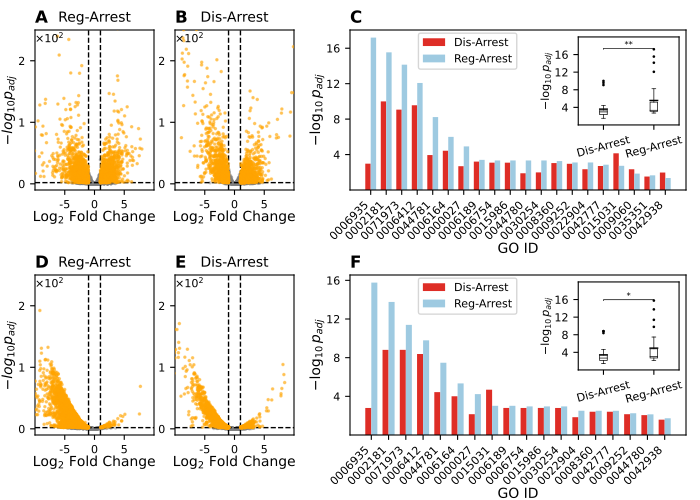

Here is the Python script that generated this plot:
import matplotlib.pyplot as plt
import os, sys
import matplotlib as mpl
_HERE    = os.path.dirname(os.path.abspath(__file__))
_REPO    = os.path.dirname(os.path.dirname(_HERE))
sys.path.insert(0, os.path.join(_REPO, 'scripts', 'figures'))
from figure_functions import PanelFigure
import numpy as np
import pandas as pd
import os
from scipy import stats
from mpl_toolkits.axes_grid1.inset_locator import inset_axes

def panel_A(ax):
    # Load the DEG results
    file_name = 'deseq2_results_regulated.csv'
    path = os.path.join(root_dir, 'results', 'deseq_results', 'from counts', file_name)
    deg_results = pd.read_csv(path, index_col=0)
    # Add a new column for -log10(padj)
    deg_results['-log10(padj)'] = -np.log10(deg_results['padj'].replace(0, 1e-300))  # Avoid log(0)
    # plot the volcano plot
    # values for cutoffs
    p_cutoff = 0.01
    lfc_cutoff = 1
    # Separate the points above the cutoffs
    not_significant = np.logical_or(deg_results['padj'] > p_cutoff, deg_results['log2FoldChange'].abs() < lfc_cutoff)
    gray = deg_results[not_significant]
    highlight = deg_results[~not_significant]
    # Plot gray points (background)
    ax.scatter(gray['log2FoldChange'], gray['-log10(padj)'],
               color='gray', alpha=0.3, s=marker_size)

    # Plot orange (highlighted) points
    ax.scatter(highlight['log2FoldChange'], highlight['-log10(padj)'],
               color='orange', edgecolor='orange', alpha=0.5, s=marker_size, zorder=3)
    ax.set_title('Reg-Arrest', fontsize=fsize)
    # plot second GO term:

    # Add cutoff lines
    ax.axhline(y=-np.log10(p_cutoff), linestyle='--', color='black', label='P-value cutoff', lw=1)
    ax.axvline(x=lfc_cutoff, linestyle='--', color='black', label='Log2FC cutoff', lw=1)
    ax.axvline(x=-lfc_cutoff, linestyle='--', color='black', lw=1)
    ax.set_xticks([-5, 0, 5])
    ax.set_xticklabels([-5, 0, 5], fontsize=fsize-2)
    ax.set_yticks([0, 100, 200])
    ax.set_yticklabels([0, 1, 2], fontsize=fsize-2)
    ax.set_xlabel(r'Log$_2$ Fold Change', fontsize=fsize, labelpad=0)
    ax.set_xlim([-10, 10])
    ax.set_ylim([-10, 250])
    ax.set_ylabel(r'$-log_{10}{p_{adj}}$', fontsize=fsize, labelpad=0)
    ax.text(-10,245, r'$\times10^2$', fontsize=fsize-2, color='black', ha='left', va='top')

def panel_B(ax):
    # Load the DEG results
    file_name = 'deseq2_results_disrupted.csv'
    path = os.path.join(root_dir, 'results', 'deseq_results', 'from counts', file_name)
    deg_results = pd.read_csv(path, index_col=0)
    # Add a new column for -log10(padj)
    deg_results['-log10(padj)'] = -np.log10(deg_results['padj'].replace(0, 1e-300))  # Avoid log(0)
    # plot the volcano plot
    # values for cutoffs
    p_cutoff = 0.01
    lfc_cutoff = 1
    # Separate the points above the cutoffs
    not_significant = np.logical_or(deg_results['padj'] > p_cutoff, deg_results['log2FoldChange'].abs() < lfc_cutoff)
    gray = deg_results[not_significant]
    highlight = deg_results[~not_significant]
    # Plot gray points (background)
    ax.scatter(gray['log2FoldChange'], gray['-log10(padj)'],
               color='gray', alpha=0.3, s=marker_size)

    # Plot orange (highlighted) points
    ax.scatter(highlight['log2FoldChange'], highlight['-log10(padj)'],
               color='orange', edgecolor='orange', alpha=0.5, s=marker_size, zorder=3)
    ax.set_title('Dis-Arrest', fontsize=fsize)
    # plot second GO term:

    # Add cutoff lines
    ax.axhline(y=-np.log10(p_cutoff), linestyle='--', color='black', label='P-value cutoff', lw=1)
    ax.axvline(x=lfc_cutoff, linestyle='--', color='black', label='Log2FC cutoff', lw=1)
    ax.axvline(x=-lfc_cutoff, linestyle='--', color='black', lw=1)
    ax.set_xticks([-5, 0, 5])
    ax.set_xticklabels([-5, 0, 5], fontsize=fsize-2)
    ax.set_yticks([0, 100, 200])
    ax.set_yticklabels([0, 1, 2], fontsize=fsize-2)
    ax.set_xlabel(r'Log$_2$ Fold Change', fontsize=fsize, labelpad=0)
    ax.set_xlim([-10, 10])
    ax.set_ylim([-10, 250])
#    ax.set_ylabel(r'$-log_{10}{p_{adj}}$', fontsize=fsize, labelpad=0)
    ax.text(-10,245, r'$\times10^2$', fontsize=fsize-2, color='black', ha='left', va='top')

def panel_C(ax):
    # compare p-values of GO terms
    # Load the GO enrichment results
    file_name = 'GOATOOLS_GO_enrichment_results_disrupted_down.csv'
    path = os.path.join(root_dir, 'results', 'GO_results', 'from_counts', file_name)
    go_results = pd.read_csv(path)
    # load the second condition
    file_name = 'GOATOOLS_GO_enrichment_results_regulated_down.csv'
    path = os.path.join(root_dir, 'results', 'GO_results', 'from_counts', file_name)
    go_results2 = pd.read_csv(path)
    # filter go terms that appear in both conditions
    common_go_terms = set(go_results['GO_ID']).intersection(set(go_results2['GO_ID']))
    # get the p-values of the common go terms
    go_dict = {}
    for go_term in common_go_terms:
        p_value1 = go_results[go_results['GO_ID'] == go_term]['FDR'].values[0]
        p_value2 = go_results2[go_results2['GO_ID'] == go_term]['FDR'].values[0]
        go_dict[go_term] = [p_value1, p_value2]

    # create a dataframe
    df = pd.DataFrame(go_dict).T
    df.columns = ['SHX', 'Casp']
    df = df.sort_values('Casp', ascending=True)
    # plot bar plot of -log10(p-values) for each GO term
    # Define bar width
    bar_width = 0.35

    # Create bar positions for each group
    x = np.arange(len(df.index))  # the label locations
    shx_values = -np.log10(df['SHX'])
    casp_values = -np.log10(df['Casp'])

    # Plot each bar next to each other
    ax.bar(x - bar_width / 2, shx_values, width=bar_width, label='Dis-Arrest', color='#de2d26')
    ax.bar(x + bar_width / 2, casp_values, width=bar_width, label='Reg-Arrest', color='#9ecae1')

    # Set title and labels
    ax.set_ylabel('$-\log_{10}{p_{adj}}$', fontsize=fsize, labelpad=0)
    ax.set_xlabel('GO ID', fontsize=fsize, labelpad=0)
    ax.set_yticks([4, 8, 12, 16])
    ax.set_xticks(x)  # Set x-ticks to be at the center of each pair
    labels = [val[3:] for val in df.index]
    ax.set_xticklabels(labels, fontsize=fsize - 2, rotation=45, ha='right')  # Set x-tick labels to match the DataFrame index
    # Add legend
    ax.legend(fontsize=fsize-2, loc='upper center', bbox_to_anchor=(0.35, 1.015), ncol=1)
    ax.set_yticklabels([4, 8, 12, 16], fontsize=fsize-2)
    # add inset
    # get samples
    sample1 = np.flip(np.sort(-np.log10(go_results['FDR']).values))
    sample2 = np.flip(np.sort(-np.log10(go_results2['FDR']).values))
    n = np.minimum(len(sample1), len(sample2))
    sample1 = sample1[:n]
    sample2 = sample2[:n]
    # plot boxplots
    inset_ax = inset_axes(ax, width="30%", height="55%", loc='upper right')
    c = "k"
    box = inset_ax.boxplot([sample1, sample2], meanline=True, showmeans=True, patch_artist=True,
                     boxprops=dict(facecolor="None", color=c), whiskerprops=dict(color=c), capprops=dict(color=c),
                     flierprops=dict(markeredgecolor=c, markersize=1), medianprops=dict(color=c))

    for element in ['boxes', 'whiskers', 'caps', 'medians']:
        for item in box[element]:
            item.set_linewidth(0.5)

    for mean_line in box['means']:
        mean_line.set_linewidth(1)
        mean_line.set_color(c)
        mean_line.set_linestyle('solid')

    inset_ax.set_xticklabels(['Dis-Arrest', 'Reg-Arrest'], fontsize=fsize - 2, rotation=15, ha='center')
    inset_ax.set_ylabel('$-\log_{10}{p_{adj}}$', fontsize=fsize - 2, labelpad=0)
    inset_ax.set_yticks([4, 8, 12, 16], )
    inset_ax.set_yticklabels([4, 8, 12, 16], fontsize=fsize - 2)
    # add u-test results
    u_stat, u_p = stats.mannwhitneyu(sample1, sample2)

    # Define the level of significance
    def get_asterisks(p_value):
        if p_value < 0.001:
            return '***'
        elif p_value < 0.01:
            return '**'
        elif p_value < 0.05:
            return '*'
        else:
            return 'ns'  # Not significant

    asterisks = get_asterisks(u_p)
    # Add significance annotation
    x1, x2 = 1, 2  # x-coordinates of the box plots
    y, h = max(max(sample1), max(sample2)) , 0.2  # y-position and height of the annotation
    inset_ax.plot([x1, x1, x2, x2], [y, y + h, y + h, y], lw=.5, color='black')
    inset_ax.text((x1 + x2) * 0.5, y + h / 2, asterisks, ha='center', va='bottom', color='black', fontsize=fsize-4)
    inset_ax.set_ylim(0, 20)


def panel_F(ax):
    # compare p-values of GO terms
    # Load the GO enrichment results
    file_name = 'GOATOOLS_GO_enrichment_results_disrupted_down.csv'
    path = os.path.join(root_dir, 'results', 'GO_results', 'ercc_norm', file_name)
    go_results = pd.read_csv(path)
    # load the second condition
    file_name = 'GOATOOLS_GO_enrichment_results_regulated_down.csv'
    path = os.path.join(root_dir, 'results', 'GO_results', 'ercc_norm', file_name)
    go_results2 = pd.read_csv(path)
    # filter go terms that appear in both conditions
    common_go_terms = set(go_results['GO_ID']).intersection(set(go_results2['GO_ID']))
    # get the p-values of the common go terms
    go_dict = {}
    for go_term in common_go_terms:
        p_value1 = go_results[go_results['GO_ID'] == go_term]['FDR'].values[0]
        p_value2 = go_results2[go_results2['GO_ID'] == go_term]['FDR'].values[0]
        go_dict[go_term] = [p_value1, p_value2]

    # create a dataframe
    df = pd.DataFrame(go_dict).T
    df.columns = ['SHX', 'Casp']
    df = df.sort_values('Casp', ascending=True)
    # plot bar plot of -log10(p-values) for each GO term
    # Define bar width
    bar_width = 0.35

    # Create bar positions for each group
    x = np.arange(len(df.index))  # the label locations
    shx_values = -np.log10(df['SHX'])
    casp_values = -np.log10(df['Casp'])

    # Plot each bar next to each other
    ax.bar(x - bar_width / 2, shx_values, width=bar_width, label='Dis-Arrest', color='#de2d26')
    ax.bar(x + bar_width / 2, casp_values, width=bar_width, label='Reg-Arrest', color='#9ecae1')

    # Set title and labels
    ax.set_ylabel('$-\log_{10}{p_{adj}}$', fontsize=fsize, labelpad=0)
    ax.set_xlabel('GO ID', fontsize=fsize, labelpad=0)
    ax.set_yticks([4, 8, 12, 16])
    ax.set_xticks(x)  # Set x-ticks to be at the center of each pair
    labels = [val[3:] for val in df.index]
    ax.set_xticklabels(labels, fontsize=fsize - 2, rotation=45, ha='right')  # Set x-tick labels to match the DataFrame index
    # Add legend
    ax.legend(fontsize=fsize-2, loc='upper center', bbox_to_anchor=(0.35, 1.015), ncol=1)
    ax.set_yticklabels([4, 8, 12, 16], fontsize=fsize-2)
    # add inset
    # get samples
    sample1 = np.flip(np.sort(-np.log10(go_results['FDR']).values))
    sample2 = np.flip(np.sort(-np.log10(go_results2['FDR']).values))
    n = np.minimum(len(sample1), len(sample2))
    sample1 = sample1[:n]
    sample2 = sample2[:n]
    # plot boxplots
    inset_ax = inset_axes(ax, width="30%", height="55%", loc='upper right')
    c = "k"
    box = inset_ax.boxplot([sample1, sample2], meanline=True, showmeans=True, patch_artist=True,
                     boxprops=dict(facecolor="None", color=c), whiskerprops=dict(color=c), capprops=dict(color=c),
                     flierprops=dict(markeredgecolor=c, markersize=1), medianprops=dict(color=c))

    for element in ['boxes', 'whiskers', 'caps', 'medians']:
        for item in box[element]:
            item.set_linewidth(0.5)

    for mean_line in box['means']:
        mean_line.set_linewidth(1)
        mean_line.set_color(c)
        mean_line.set_linestyle('solid')

    inset_ax.set_xticklabels(['Dis-Arrest', 'Reg-Arrest'], fontsize=fsize - 2, rotation=15, ha='center')
    inset_ax.set_ylabel('$-\log_{10}{p_{adj}}$', fontsize=fsize - 2, labelpad=0)
    inset_ax.set_yticks([4, 8, 12, 16], )
    inset_ax.set_yticklabels([4, 8, 12, 16], fontsize=fsize - 2)
    # add u-test results
    u_stat, u_p = stats.mannwhitneyu(sample1, sample2)

    # Define the level of significance
    def get_asterisks(p_value):
        if p_value < 0.001:
            return '***'
        elif p_value < 0.01:
            return '**'
        elif p_value < 0.05:
            return '*'
        else:
            return 'ns'  # Not significant

    asterisks = get_asterisks(u_p)
    # Add significance annotation
    x1, x2 = 1, 2  # x-coordinates of the box plots
    y, h = max(max(sample1), max(sample2)) , 0.2  # y-position and height of the annotation
    inset_ax.plot([x1, x1, x2, x2], [y, y + h, y + h, y], lw=.5, color='black')
    inset_ax.text((x1 + x2) * 0.5, y + h / 2, asterisks, ha='center', va='bottom', color='black', fontsize=fsize-4)
    inset_ax.set_ylim(0, 20)

def panel_D(ax):
    # Load the DEG results
    file_name = 'deseq2_results_regulated.csv'
    path = os.path.join(root_dir, 'results', 'deseq_results', 'ercc_norm', file_name)
    deg_results = pd.read_csv(path, index_col=0)
    # Add a new column for -log10(padj)
    deg_results['-log10(padj)'] = -np.log10(deg_results['padj'].replace(0, 1e-300))  # Avoid log(0)
    # plot the volcano plot
    # values for cutoffs
    p_cutoff = 0.01
    lfc_cutoff = 1
    # Separate the points above the cutoffs
    not_significant = np.logical_or(deg_results['padj'] > p_cutoff, deg_results['log2FoldChange'].abs() < lfc_cutoff)
    gray = deg_results[not_significant]
    highlight = deg_results[~not_significant]
    # Plot gray points (background)
    ax.scatter(gray['log2FoldChange'], gray['-log10(padj)'],
               color='gray', alpha=0.3, s=marker_size)

    # Plot orange (highlighted) points
    ax.scatter(highlight['log2FoldChange'], highlight['-log10(padj)'],
               color='orange', edgecolor='orange', alpha=0.5, s=marker_size, zorder=3)
    ax.set_title('Reg-Arrest', fontsize=fsize)
    # plot second GO term:

    # Add cutoff lines
    ax.axhline(y=-np.log10(p_cutoff), linestyle='--', color='black', label='P-value cutoff', lw=1)
    ax.axvline(x=lfc_cutoff, linestyle='--', color='black', label='Log2FC cutoff', lw=1)
    ax.axvline(x=-lfc_cutoff, linestyle='--', color='black', lw=1)
    ax.set_xticks([-5, 0, 5])
    ax.set_xticklabels([-5, 0, 5], fontsize=fsize-2)
    ax.set_yticks([0, 100, 200])
    ax.set_yticklabels([0, 1, 2], fontsize=fsize-2)
    ax.set_xlabel(r'Log$_2$ Fold Change', fontsize=fsize, labelpad=0)
    ax.set_xlim([-10, 10])
    ax.set_ylim([-10, 250])
    ax.set_ylabel(r'$-log_{10}{p_{adj}}$', fontsize=fsize, labelpad=0)
    ax.text(-10,245, r'$\times10^2$', fontsize=fsize-2, color='black', ha='left', va='top')

def panel_E(ax):
    # Load the DEG results
    file_name = 'deseq2_results_disrupted.csv'
    path = os.path.join(root_dir, 'results', 'deseq_results', 'ercc_norm', file_name)
    deg_results = pd.read_csv(path, index_col=0)
    # Add a new column for -log10(padj)
    deg_results['-log10(padj)'] = -np.log10(deg_results['padj'].replace(0, 1e-300))  # Avoid log(0)
    # plot the volcano plot
    # values for cutoffs
    p_cutoff = 0.01
    lfc_cutoff = 1
    # Separate the points above the cutoffs
    not_significant = np.logical_or(deg_results['padj'] > p_cutoff, deg_results['log2FoldChange'].abs() < lfc_cutoff)
    gray = deg_results[not_significant]
    highlight = deg_results[~not_significant]
    # Plot gray points (background)
    ax.scatter(gray['log2FoldChange'], gray['-log10(padj)'],
               color='gray', alpha=0.3, s=marker_size)

    # Plot orange (highlighted) points
    ax.scatter(highlight['log2FoldChange'], highlight['-log10(padj)'],
               color='orange', edgecolor='orange', alpha=0.5, s=marker_size, zorder=3)
    ax.set_title('Dis-Arrest', fontsize=fsize)
    # plot second GO term:

    # Add cutoff lines
    ax.axhline(y=-np.log10(p_cutoff), linestyle='--', color='black', label='P-value cutoff', lw=1)
    ax.axvline(x=lfc_cutoff, linestyle='--', color='black', label='Log2FC cutoff', lw=1)
    ax.axvline(x=-lfc_cutoff, linestyle='--', color='black', lw=1)
    ax.set_xticks([-5, 0, 5])
    ax.set_xticklabels([-5, 0, 5], fontsize=fsize-2)
    ax.set_yticks([0, 100, 200])
    ax.set_yticklabels([0, 1, 2], fontsize=fsize-2)
    ax.set_xlabel(r'Log$_2$ Fold Change', fontsize=fsize, labelpad=0)
    ax.set_xlim([-10, 10])
    ax.set_ylim([-10, 250])
#   ax.set_ylabel(r'$-log_{10}{p_{adj}}$', fontsize=fsize, labelpad=0)
    ax.text(-10,245, r'$\times10^2$', fontsize=fsize-2, color='black', ha='left', va='top')
###
# Build figure s4:
fsize = 10
marker_size=2.5
plt.close("all")
root_dir = os.path.dirname(os.path.dirname(os.getcwd()))
pf = PanelFigure(figsize=(7, 5), label_offset=(0, 0.04))
panel_pos = [
    [0.05, 0.62, 0.17, 0.32],  # A
    [0.25, 0.62, 0.17, 0.32],  # B
    [0.5, 0.62, 0.48, 0.32],  # C
    [0.05, 0.13, 0.17, 0.32],  # D
    [0.25, 0.13, 0.17, 0.32],  # E
    [0.5, 0.13, 0.48, 0.32],  # F
]
# panel A:
pf.add_panel(panel_pos[0], draw_func=panel_A, label="A")
# panel B:
pf.add_panel(panel_pos[1], draw_func=panel_B, label="B")
# panel C:
pf.add_panel(panel_pos[2], draw_func=panel_C, label="C")
# panel D:
pf.add_panel(panel_pos[3], draw_func=panel_D, label="D")
# panel E:
pf.add_panel(panel_pos[4], draw_func=panel_E, label="E")
# panel F:
pf.add_panel(panel_pos[5], draw_func=panel_F, label="F")
pf.save("figure_s4.pdf", dpi=300)
plt.show()
